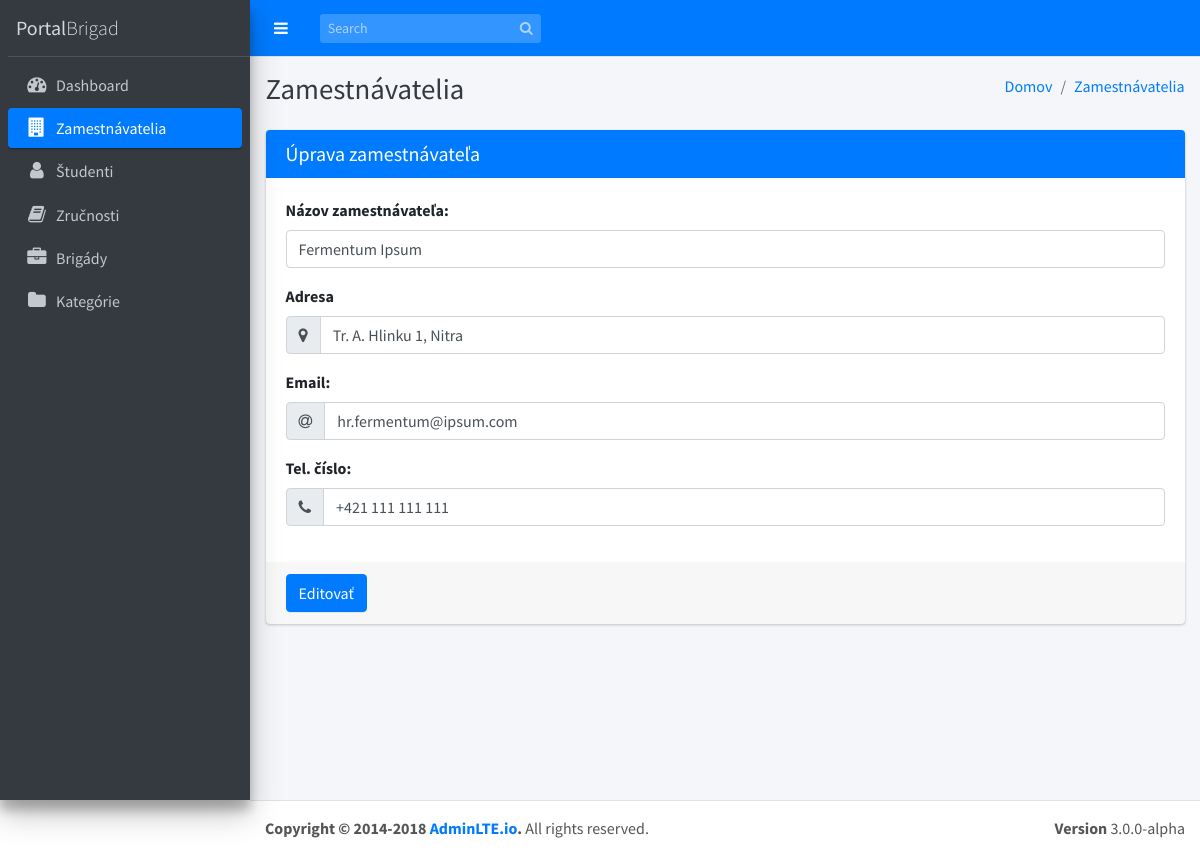
/zamestnavatelia/edit/15, run on the app's committed database.
### tables this page shows
CREATE TABLE `zamestnavatelia` (
  `id` int(11) NOT NULL,
  `nazov` varchar(30) NOT NULL,
  `adresa` varchar(45) NOT NULL,
  `email` varchar(30) NOT NULL,
  `telefon` varchar(16) NOT NULL
);

### application/controllers/Zamestnavatelia.php (called while the page is built, shortened)
<?php
class Zamestnavatelia extends CI_Controller
{
    function __construct()
    {
        $this->load->helper('form');
        $this->load->helper('url');
        $this->load->library('form_validation');
        $this->load->model('Zamestnavatel_model');
        $this->load->library('pagination');
    }
    public function edit($id)
    {
        $data = array();
        $postData = $this->Zamestnavatel_model->getRows($id);
        $this->form_validation->set_error_delimiters('', '<br>');
        $this->form_validation->set_rules('nazov', 'názov zamestnávateľa', 'required');
        $this->form_validation->set_rules('adresa', 'adresa zamestnávateľa', 'required');
        $this->form_validation->set_rules('email', 'email zamestnávateľa', 'required');
        $this->form_validation->set_rules('telefon', 'tel. číslo zamestnávateľa', 'required');
        $data['post'] = $postData;
        $data['title'] = 'Úprava zamestnávateľa';
        $data['action'] = 'Editovať';
        if ($this->form_validation->run() === FALSE) {
            $this->load->view('templates/header', $data);
            $this->load->view('templates/menu');
            $this->load->view('zamestnavatelia/add-edit', $data);
            $this->load->view('templates/footer');
        }
    }
}

### index.php (called while the page is built, shortened)
<?php
require_once BASEPATH.'core/CodeIgniter.php';

### application/models/Zamestnavatel_model.php (called while the page is built, shortened)
<?php defined('BASEPATH') or exit('No direct script access allowed');
class Zamestnavatel_model extends CI_Model
{
    function getRows($id = "")
    {
        if (!empty($id)) {
            $query = $this->db->get_where('zamestnavatelia', array('id' => $id));
            return $query->row_array();
        } else {
            $query = $this->db->get('zamestnavatelia');
            return $query->result_array();
        }
    }
}

### application/views/zamestnavatelia/add-edit.php (the view, shortened to what this page needs)
<div class="content-wrapper">
  <div class="content-header">
    <div class="container-fluid">
      <div class="row mb-2">
        <div class="col-sm-6">
          <h1 class="m-0 text-dark">Zamestnávatelia</h1>
        </div>
        <div class="col-sm-6">
          <ol class="breadcrumb float-sm-right">
            <li class="breadcrumb-item"><a href="<?php echo base_url(); ?>">Domov</a></li>
            <li class="breadcrumb-item active"><a href="<?php echo site_url('zamestnavatelia/'); ?>">Zamestnávatelia</a></li>
          </ol>
        </div>
      </div>
    </div>
  </div>
  <section class="content">
    <div class="container-fluid">
      <div class="card card-primary">
        <div class="card-header">
          <h3 class="card-title"><?php echo $title; ?></h3>
        </div>
        <?php if ($action == 'Editovať') {
          echo form_open('zamestnavatelia/edit/' . $post['id']);
        } else {
          echo form_open('zamestnavatelia/add/');
        } ?>
        <div class="card-body">
          <div class="form-group">
            <label for="nazov">Názov zamestnávateľa:</label>
            <input type="text" class="form-control" id="nazov" name="nazov" value="<?php echo !empty($post['nazov']) ? $post['nazov'] : set_value('nazov'); ?>">
          </div>
          <div class="form-group">
            <label for="adresa">Adresa</label>
            <div class="input-group">
              <div class="input-group-prepend">
                <span class="input-group-text"><i class="fa fa-map-marker"></i></span>
              </div>
              <input type="text" class="form-control" id="adresa" name="adresa" value="<?php echo !empty($post['adresa']) ? $post['adresa'] : set_value('adresa'); ?>">
            </div>
          </div>
          <div class="form-group">
            <label for="email">Email:</label>
            <div class="input-group">
              <div class="input-group-prepend">
                <span class="input-group-text"><i class="fa fa-at"></i></span>
              </div>
              <input type="email" class="form-control" id="email" name="email" value="<?php echo !empty($post['email']) ? $post['email'] : set_value('email'); ?>">
            </div>
          </div>
          <div class="form-group">
            <label>Tel. číslo:</label>
            <div class="input-group">
              <div class="input-group-prepend">
                <span class="input-group-text"><i class="fa fa-phone"></i></span>
              </div>
              <input type="text" class="form-control" data-inputmask="'mask': '+421 999 999 999'" name="telefon" id="telefon" value="<?php echo !empty($post['telefon']) ? $post['telefon'] : set_value('telefon'); ?>">
            </div>
          </div>
        </div>
        <div class="card-footer">
          <input type="submit" name="postSubmit" class="btn btn-primary" value="<?php echo $action; ?>">
        </div>
        <?php echo form_close(); ?>
      </div>
    </div>
  </section>
</div>

### data on the page
zamestnavatelia: nazov "Fermentum Ipsum", adresa "Tr. A. Hlinku 1, Nitra", email "hr.fermentum@ipsum.com", telefon "+421 111 111 111"

### other printed values
$title "Úprava zamestnávateľa"
